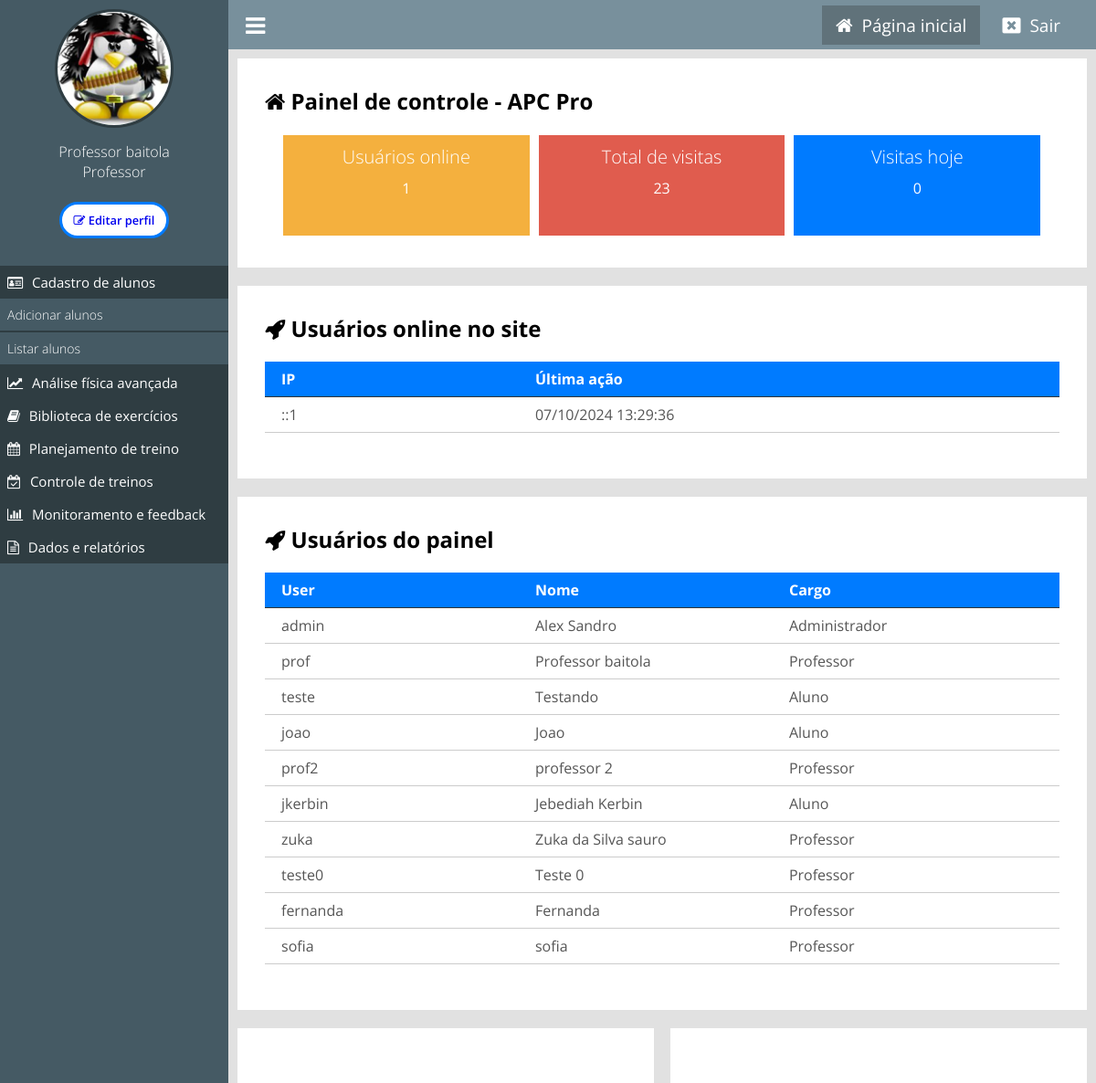
The page /painel/ (signed in) on the database as committed earlier.
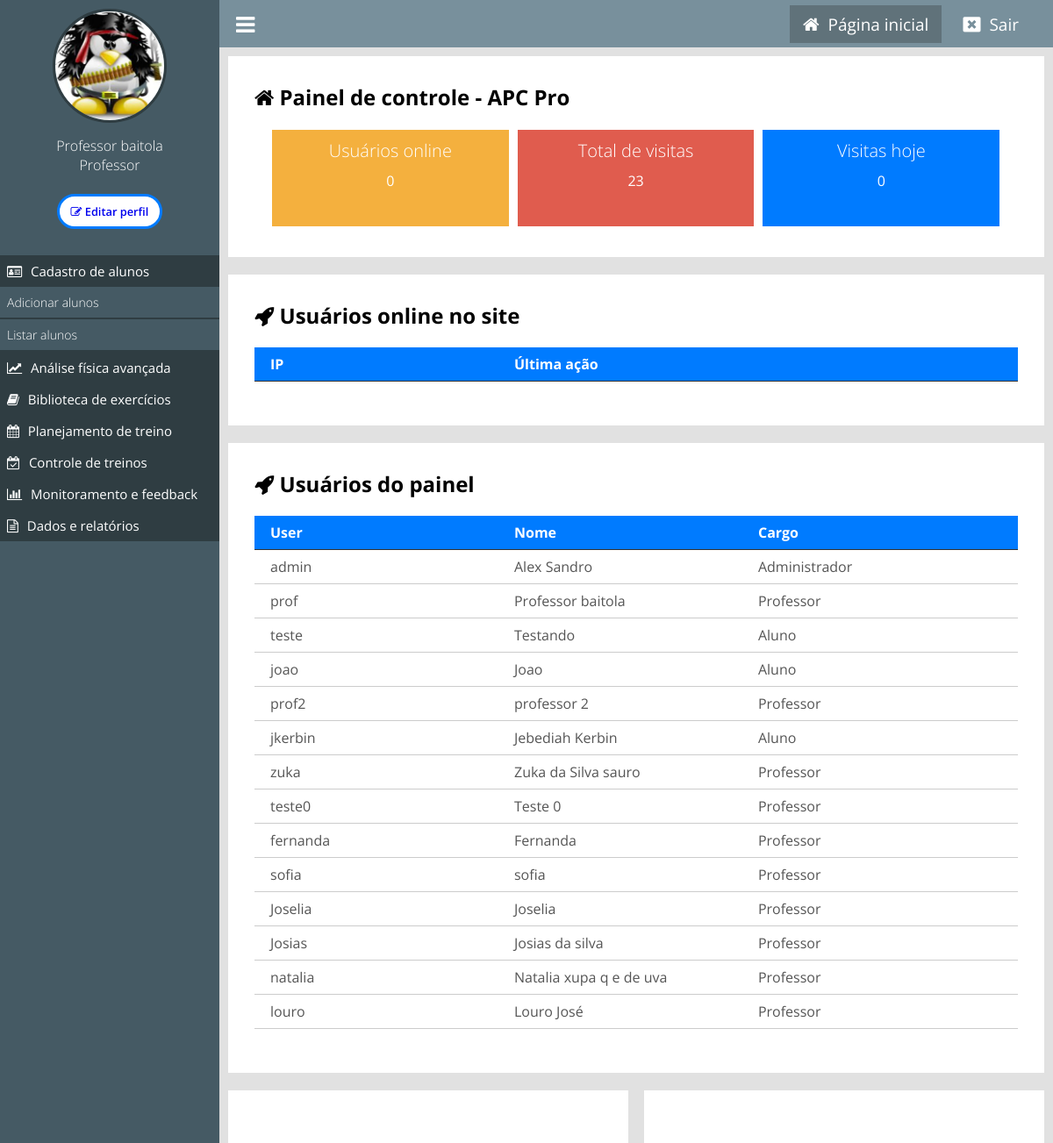
The same page on the database as committed later.
### classes/MySql.php (called while the page is built)
<?php
    class MySql{
        private static $pdo;
        public static function conectar(){
            if(self::$pdo == null){
                try{
                    self::$pdo = new PDO('mysql:host='.HOST.';dbname='.DATABASE,USER,PASSWORD,array(PDO::MYSQL_ATTR_INIT_COMMAND => "SET NAMES utf8"));
                    self::$pdo->setAttribute(PDO::ATTR_ERRMODE,PDO::ERRMODE_EXCEPTION);
                }catch(Exception $e) {
                    echo 'erro ao conectar, tente novamente mais tarde';
                }
            }
            return self::$pdo;
        }
    }
?>

### painel/pages/home.php (the view, shortened to what this page needs)
<?php
    $usuariosOnline = Painel::listarUsuariosOnline();
    $pegarVisitasTotais = MySql::conectar()->prepare("SELECT * FROM `tb_admin.visitas`");
    $pegarVisitasTotais->execute();
    $pegarVisitasTotais = $pegarVisitasTotais->rowCount();
    $pegarVisitasHoje = MySql::conectar()->prepare("SELECT * FROM `tb_admin.visitas` WHERE dia =?");
    $pegarVisitasHoje->execute(array(date('Y-m-d')));
    $pegarVisitasHoje = $pegarVisitasHoje->rowCount();
?>
<div class="box-content left w100">
    <h2><i class="fa fa-home"></i> Painel de controle - <?php echo NOME_EMPRESA ?></h2>
    <div class="box-metricas">
    <div class="box-metrica-single">
        <div class="box-metrica-wraper">
            <h2>Usuários  online</h2>
                <p><?php echo count($usuariosOnline); ?></p>
            </div>
        </div>
        <div class="box-metrica-single">
            <div class="box-metrica-wraper">
                <h2>Total de visitas</h2>
                <p><?php echo $pegarVisitasTotais; ?></p>
            </div>
        </div>
        <div class="box-metrica-single">
            <div class="box-metrica-wraper">
                <h2>Visitas hoje</h2>
                <p><?php echo $pegarVisitasHoje; ?></p>
            </div>
        </div>
    </div>
</div>
<div class="box-content left w100">
    <h2><i class="fa fa-rocket" aria-hidden="true"></i> Usuários online no site</h2>
    <div class="table-responsive">
        <div class="row">
            <div class="col">
                <span>IP</span>
            </div>
            <div class="col">
                <span>Última ação</span>
            </div>
        </div>
    <?php
        foreach ($usuariosOnline as $key => $value) {
    ?>
        <div class="row">
            <div class="col">
                <span><?php echo $value['ip'] ?></span>
            </div>
            <div class="col">
                <span><?php echo date('d/m/Y H:i:s',strtotime($value['ultima_acao'])) ?></span>
            </div>
        </div>
    <?php } ?>
    </div>
</div>
<div class="box-content left w100">
    <h2><i class="fa fa-rocket" aria-hidden="true"></i> Usuários do painel</h2>
    <div class="table-responsive">
        <div class="row">
            <div class="col">
                <span>User</span>
            </div>
            <div class="col">
                <span>Nome</span>
            </div>
            <div class="col">
                <span>Cargo</span>
            </div>
        </div>
    <?php
        $usuariosPainel = MySql::conectar()->prepare("SELECT * FROM `tb_admin.usuarios`");
        $usuariosPainel->execute();
        $usuariosPainel = $usuariosPainel->fetchAll();
        foreach ($usuariosPainel as $key => $value) {
    ?>
        <div class="row">
            <div class="col">
                <span><?php echo $value['user'] ?></span>
            </div>
            <div class="col">
                <span><?php echo $value['nome'] ?></span>
            </div>
            <div class="col">
                <span><?php echo pegaCargo($value['cargo']); ?></span>
            </div>
        </div>
    <?php } ?>
    </div>
</div>
    <div class="box-content left w50">
    </div>
    <div class="box-content right w50">
    </div>

### painel/index.php
<?php
    include_once('../config.php');
    if(Painel::logado() == false){
        include('login.php');
    } else {
        include('main.php');
    }
?>

### painel/main.php (shortened to what this page needs)
<?php
    include_once('../config.php');
?>
<!DOCTYPE html>
<html lang="pt-br">
<head>
    <link rel="stylesheet" href="https://cdnjs.cloudflare.com/ajax/libs/font-awesome/4.7.0/css/font-awesome.min.css">
    <link href="<?php echo INCLUDE_PATH_PAINEL ?>css/style.css" rel="stylesheet"/>
</head>
<body>
<div class="menu">
    <div class="menu-wraper">
        <div class="box-usuario">
            <?php
                if($_SESSION['img'] == ''){
            ?>
                <div class="avatar-usuario">
                    <i class="fa fa-user"></i>
                </div>
            <?php } else { ?>
                <div class="imagem-usuario">
                    <img src="<?php echo INCLUDE_PATH_PAINEL ?>uploads/<?php echo $_SESSION['img']; ?>" />
                </div>
            <?php } ?>
            <div class="nome-usuario">
                <p><?php echo $_SESSION['nome']; ?></p>
                <p><?php echo pegaCargo($_SESSION['cargo']); ?></p><br>
                <button><a href="<?php echo INCLUDE_PATH_PAINEL ?>editar-perfil"><i class="fa fa-pencil-square-o" aria-hidden="true"></i>  Editar perfil</a></button>
            </div>
        </div>
        <div class="items-menu">
            <h2 <?php verificaPermissaoMenu(1); ?>id="menu-usuarios" class="ativo"><i class="fa fa-id-card-o" aria-hidden="true"></i> Cadastro de <?php if($_SESSION['cargo'] == 2) { echo 'professores'; } else { echo 'alunos'; } ?></h2>
            <a <?php selecionadoMenu('adicionar-usuario');  ?> href="<?php echo INCLUDE_PATH_PAINEL ?>adicionar-usuario">Adicionar <?php if($_SESSION['cargo'] == 2) { echo 'professores'; } else { echo 'alunos'; } ?> </a>
            <a <?php selecionadoMenu('listar-usuarios'); ?> href="<?php echo INCLUDE_PATH_PAINEL ?>listar-usuarios">Listar <?php if($_SESSION['cargo'] == 2) { echo 'professores'; } else { echo 'alunos'; } ?></a>
            <h2 id="menu-analise"><i class="fa fa-line-chart" aria-hidden="true"></i> Análise física avançada</h2>
            <h2 id="menu-biblioteca"><i class="fa fa-book" aria-hidden="true"></i> Biblioteca de exercícios</h2>
            <h2 id="menu-planejamento"><i class="fa fa-calendar" aria-hidden="true"></i> Planejamento de treino</h2>
            <h2 id="menu-controle"><i class="fa fa-calendar-check-o" aria-hidden="true"></i> Controle de treinos</h2>
            <h2 id="menu-monitoramento"><i class="fa fa-bar-chart" aria-hidden="true"></i> Monitoramento e feedback</h2>
            <h2 id="menu-relatorio"><i class="fa fa-file-text-o" aria-hidden="true"></i> Dados e relatórios</h2>
        </div>
    </div>
</div>
    <header>
        <div class="center">
            <div class="menu-btn">
                <i class="fa fa-bars"></i>
            </div>
            <div class="logout">
                <a <?php if(@$_GET['url'] == ''){ ?> style="background: #60727a; padding: 8px 15px;" <?php } ?> href="<?php echo INCLUDE_PATH_PAINEL ?>"><i class="fa fa-home"></i><span>Página inicial</span></a>
                <a href="<?php echo INCLUDE_PATH_PAINEL ?>?logout"><i class="fa fa-window-close"></i><span>Sair</span></a>
            </div>
        </div>
    </header>
<div class="content">
    <?php Painel::loadPage(); ?>
</div>
</body>
</html>

### config.php (shortened to what this page needs)
<?php
	function pegaCargo($indice){
		return Painel::$cargos[$indice];
	}
	function selecionadoMenu($par) {
		$url = isset($_GET['url']) ? explode('/', filter_var($_GET['url'], FILTER_SANITIZE_URL))[0] : '';
		if ($url === $par) {
			echo 'class="menu-active"';
		}
	}
	function verificaPermissaoMenu($permissao){
		if($_SESSION['cargo'] >= $permissao){
			return;
		} else {
			echo 'style="display:none;"';
		}
	}
?>

### classes/Painel.php (shortened to what this page needs)
<?php
class Painel {
    public static function logado(){
        return isset($_SESSION['login']) ? true : false;
    }
    public static function loadPage(){
        if (isset($_GET['url'])) {
            $url = explode('/', $_GET['url']);
            if (file_exists('pages/' . $url[0] . '.php')) {
                include('pages/' . $url[0] . '.php');
            } else {
                header('Location: ' . INCLUDE_PATH_PAINEL);
            }
        } else {
            include('pages/home.php');
        }
    }
    public static function listarUsuariosOnline(){
        $sql = MySql::conectar()->prepare("SELECT * FROM `tb_admin.online`");
        $sql->execute();
        return $sql->fetchAll();
    }
    public static function limparUsuariosOnline(){
        $date = date('Y-m-d H:i:s');
    }
}
?>

### painel/css/style.css (style rules this page uses)
* { margin: 0; padding: 0; box-sizing: border-box; font-family: 'Open Sans', sans-serif; }
html,body { height: 100%; background: rgb(225,225,225); }
body { overflow-x: hidden; }
.center { padding: 0 2%; margin: 0 auto; }
header { position: relative; left: 250px; padding: 10px 0; background: #78909C; width: calc(100% - 250px); }
.logout { float: right; }
.logout a { padding: 0 20px; position: relative; top: 4px; color: white; font-size: 20px; text-decoration: none; }
.logout a > span { text-decoration: none; font-size: 19px; padding-left: 10px; }
.menu-btn { float: left; cursor: pointer; font-size: 25px; color: white; }
.menu-wraper { width: 250px; }
div.menu { overflow-x: hidden; overflow-y: auto; height: 100%; padding: 10px 0; position: fixed; left: 0; top: 0; background: #455A64; float: left; width: 250px; }
div.box-usuario { text-align: center; }
.imagem-usuario > img { display: inline-block; width: 130px; height: 130px; border-radius: 50%; border: 3px solid #2F3D42; }
.nome-usuario { text-align: center; margin-top: 10px; }
.nome-usuario p { color: white; font-size: 16px; font-weight: 300; }
.nome-usuario button a { text-decoration: none; }
.nome-usuario button { width: 120px; height: 40px; border: 3px solid #007bff; border-radius: 45px; transition: all 0.3s; cursor: pointer; background: white; font-size: 0.8em; font-weight: 550; text-decoration: nome; }
.w100 { width: 100%; }
.w50 { width: 49%; }
.left { float: left; }
.right { float: right; }
.content { width: calc(100% - 250px); position: relative; left: 250px; padding: 10px; }
.box-content { background: white; padding: 30px; margin-bottom: 20px; }
.box-metricas h2 { font-weight: 300; font-size: 23px; }
.items-menu { margin-top: 30px; }
.items-menu h2 { text-align: left; font-weight: normal; font-size: 15px; background: #2F3D42; color: white; padding: 8px; cursor: pointer; }
.items-menu h2 i { padding-right: 6px; }
.items-menu a { display: block; padding: 8px; font-weight: 300; font-size: 14px; text-decoration: none; color: white; border-bottom: 2px solid #2F3D42; }
.box-metricas { margin-top:16px; padding:0 15px; }
.box-metrica-single { float: left; position: relative; width: 33.3%; background: #F4B03E; border: 5px solid white; }
.box-metricas .box-metrica-single:nth-of-type(2) { background: #E05C4E; }
.box-metricas .box-metrica-single:nth-of-type(3) { background: #007bff; }
.box-metrica-wraper { padding: 10px 20px; text-align: center; color: white; }
.box-metrica-wraper h2 { font-size: 20px; }
.box-metrica-wraper p { padding: 10px 0; font-size: 16px; }
.table-responsive { max-width: 960px; margin: 20px auto; }
.table-responsive .row:nth-of-type(1) { font-weight: bold; background: #007bff; color: white; border-bottom: 1px solid #333; }
.table-responsive .row { color: #555; border-bottom: 1px solid #ccc; padding: 8px 18px; }
.col { float: left; width: 33.33%; }
@media screen and (max-width: 1200px) { .box-metrica-single { height: 120px; } }

Rows that differ between the two databases and show on the page:
removed tb_admin.online: ip "::1", ultima_acao "07/10/2024 13:29:36"
added tb_admin.usuarios: user "Joselia", nome "Joselia", cargo "Professor"
added tb_admin.usuarios: user "Josias", nome "Josias da silva", cargo "Professor"
added tb_admin.usuarios: user "natalia", nome "Natalia xupa q e de uva", cargo "Professor"
added tb_admin.usuarios: user "louro", nome "Louro José", cargo "Professor"
Other text that changed with them:
count($usuariosOnline): "1" → "0"
